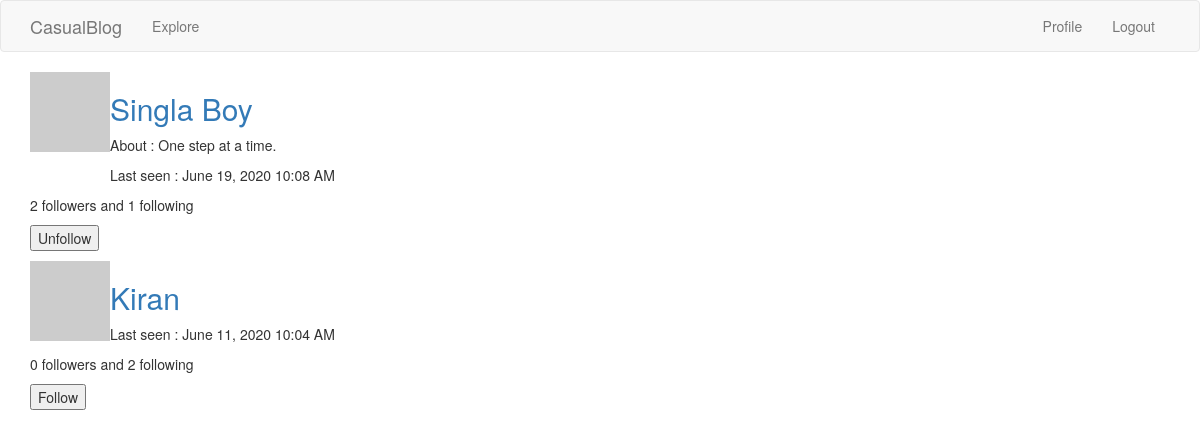
The page /index/explore (signed in) on the database as committed earlier.
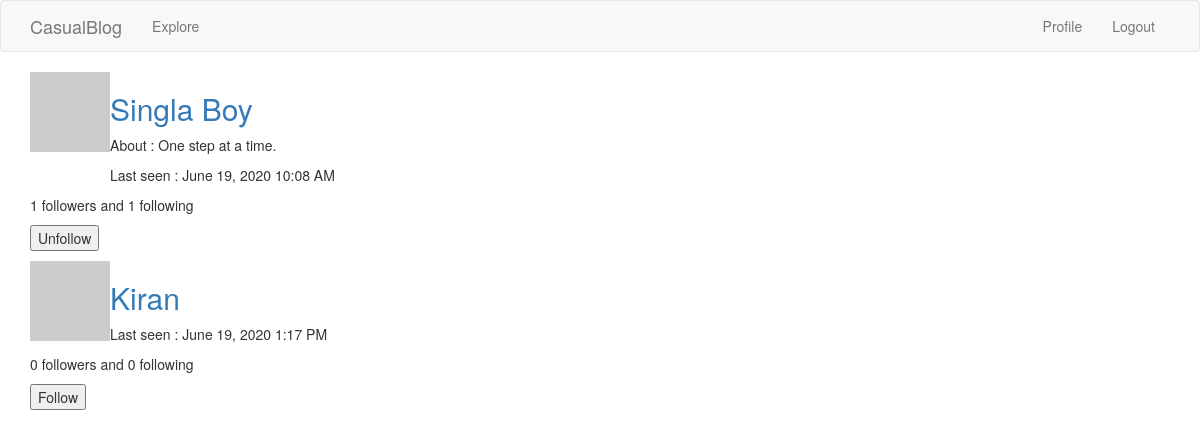
The same page on the database as committed later.
### app/models.py (models this page shows, shortened)
class User(UserMixin, db.Model):
	id = db.Column(db.Integer, primary_key = True)
	username = db.Column(db.String(32), index = True, unique = True)
	email = db.Column(db.String(64), unique=True)
	password_hash = db.Column(db.String(128))
	about_me = db.Column(db.String(256))
	last_seen = db.Column(db.DateTime, default=datetime.utcnow)
	blogs = db.relationship('Blog', backref='author', lazy='dynamic')
	followed = db.relationship(
				'User', secondary=followers,
				 primaryjoin=(followers.c.follower_id == id),
				 secondaryjoin=(followers.c.followed_id == id),
				 backref=db.backref('followers', lazy='dynamic'),
				 lazy='dynamic')
	def avatar(self, size):
		digest = md5(self.email.lower().encode('utf-8')).hexdigest()
		return 'https://www.gravatar.com/avatar/{}?d=identicon&s={}'.format(digest, size)
	def is_following(self,user):
		return self.followed.filter(followers.c.followed_id == user.id).count()>0

### app/routes.py (the view)
@app.route('/index/explore', methods=['GET','POST'])
@login_required
def explore():
	form = FollowForm()
	users = User.query.all()
	return render_template('explore.html', title='Explore Blogs',\
							users = users, form = form)

### app/forms.py
class FollowForm(FlaskForm):
	submit = SubmitField('Submit')

### app/models.py (called while the page is built)
@login.user_loader
def load_user(id):
	return User.query.get(int(id))

### app/routes.py (called while the page is built)
@app.before_request
def before_request():
	if current_user.is_authenticated:
		current_user.last_seen = datetime.utcnow()
		db.session.commit()

### app/templates/explore.html (shortened to what this page needs)
{%extends "base.html"%}
{% import 'bootstrap/wtf.html' as wtf%}
{%block app_content%}
	{%for user in users%}
		{%if user != current_user%}
		<table>
		<tr valign='top'>
			<td><img src = {{ user.avatar(50) }}/></td>
			<td>
			<h2><a href="{{url_for('user', username=user.username)}}">{{user.username.title()}}</a></h2>
			{% if user.about_me %}
			<p>About : {{user.about_me}}</p>
			{% endif %}
			{% if user.last_seen %}
			<p>Last seen : {{moment(user.last_seen).format('LLL')}}</p>
			{% endif %}
			</td>
		</tr>
	</table>
	<p>{{user.followers.count()}} followers and {{user.followed.count()}} following </p>
	{%if not current_user.is_following(user)%}
	<p>
		<form action="{{url_for('follow', username=user.username)}}", method='post'>
			{{form.submit(value='Follow')}}
		</form>
	</p>
	{%else%}
	<p>
		<form action="{{url_for('unfollow', username=user.username)}}", method='post'>
			{{form.submit(value='Unfollow')}}
		</form>
	</p>
	{%endif%}
	{%endif%}
{%endfor%}
{%endblock%}

### app/templates/base.html (shortened to what this page needs)
{% extends 'bootstrap/base.html' %}
{% block navbar %}
    <nav class="navbar navbar-default">
        <div class="container">
            <div class="navbar-header">
                <a class="navbar-brand" href="{{ url_for('index') }}">CasualBlog</a>
            </div>
            <div class="collapse navbar-collapse" id="bs-example-navbar-collapse-1">
                <ul class="nav navbar-nav">
                    <li><a href="{{ url_for('explore') }}">Explore</a></li>
                </ul>
                <ul class="nav navbar-nav navbar-right">
                    {% if current_user.is_anonymous %}
                    <li><a href="{{ url_for('login') }}">Login</a></li>
					<li><a href="{{ url_for('register')}}">Register</a></li>
                    {% else %}
                    <li><a href="{{ url_for('user', username=current_user.username) }}">Profile</a></li>
                    <li><a href="{{ url_for('logout') }}">Logout</a></li>
                    {% endif %}
                </ul>
            </div>
        </div>
    </nav>
{% endblock %}
{% block content %}
    <div class="container">
        {% block app_content %}{% endblock %}
    </div>
{% endblock %}

Rows that differ between the two databases and show on the page:
computed for User "Singla Boy": followers.count "2" → "1"
changed User "Kiran": last_seen "June 11, 2020 10:04 AM" → "June 19, 2020 1:17 PM"; followed.count "2" → "0"
